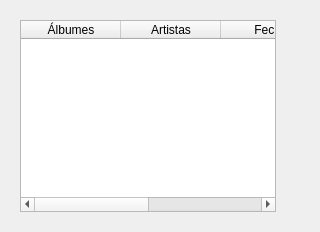
               <widget class="QWidget" name="sellos_albumes">
                <layout class="QHBoxLayout" name="horizontalLayout_8">
                 <item>
                  <widget class="QWidget" name="widget_6" native="true">
                   <layout class="QHBoxLayout" name="horizontalLayout_9">
                    <item>
                     <widget class="QTableWidget" name="sellos_tabla_albumes">
                      <property name="sizePolicy">
                       <sizepolicy hsizetype="Fixed" vsizetype="Expanding">
                        <horstretch>0</horstretch>
                        <verstretch>0</verstretch>
                       </sizepolicy>
                      </property>
                      <column>
                       <property name="text">
                        <string>Álbumes</string>
                       </property>
                      </column>
                      <column>
                       <property name="text">
                        <string>Artistas</string>
                       </property>
                      </column>
                      <column>
                       <property name="text">
                        <string>Fecha</string>
                       </property>
                      </column>
                      <column>
                       <property name="text">
                        <string>Canciones</string>
                       </property>
                      </column>
                     </widget>
                    </item>
                    <item>
                     <widget class="QWidget" name="chart_sellos_albumes" native="true">
                      <layout class="QVBoxLayout" name="verticalLayout_34"/>
                     </widget>
                    </item>
                   </layout>
                  </widget>
                 </item>
                </layout>
               </widget>
